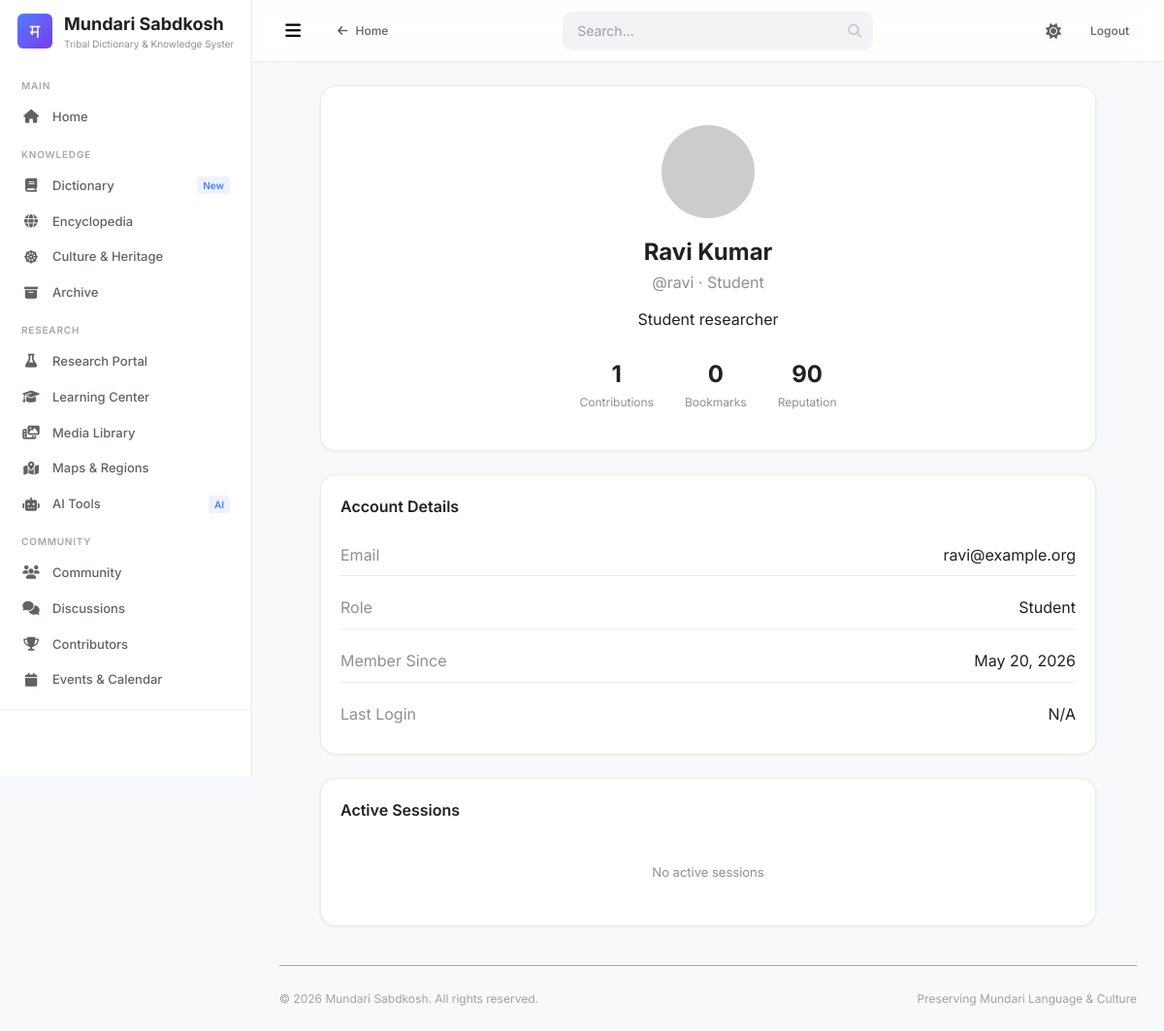
/profile.php (signed in), run on the app's committed database.
### tables this page shows
CREATE TABLE users (
    id INT UNSIGNED AUTO_INCREMENT PRIMARY KEY,
    username VARCHAR(50) NOT NULL UNIQUE,
    email VARCHAR(100) NOT NULL UNIQUE,
    password VARCHAR(255) NOT NULL,
    full_name VARCHAR(100),
    avatar VARCHAR(255),
    bio TEXT,
    role_id INT UNSIGNED DEFAULT 1,
    status ENUM('active', 'inactive', 'banned') DEFAULT 'active',
    email_verified_at TIMESTAMP NULL,
    remember_token VARCHAR(100),
    twofa_secret VARCHAR(255),
    twofa_enabled TINYINT(1) DEFAULT 0,
    reputation INT DEFAULT 0,
    contributions INT DEFAULT 0,
    last_login_at TIMESTAMP NULL,
    last_login_ip VARCHAR(45),
    created_at TIMESTAMP DEFAULT CURRENT_TIMESTAMP,
    updated_at TIMESTAMP DEFAULT CURRENT_TIMESTAMP ON UPDATE CURRENT_TIMESTAMP,
    FOREIGN KEY (role_id) REFERENCES roles(id)
);

CREATE TABLE roles (
    id INT UNSIGNED AUTO_INCREMENT PRIMARY KEY,
    name VARCHAR(50) NOT NULL UNIQUE,
    slug VARCHAR(50) NOT NULL UNIQUE,
    description TEXT,
    created_at TIMESTAMP DEFAULT CURRENT_TIMESTAMP
);

### includes/functions.php (called while the page is built, shortened)
<?php
function escape($str) {
    return htmlspecialchars($str, ENT_QUOTES | ENT_HTML5, 'UTF-8');
}
function formatDate($date, $format = 'M j, Y') {
    return date($format, strtotime($date));
}
function avatar($user, $size = 40) {
    $name = $user['full_name'] ?? $user['username'] ?? 'U';
    $initial = mb_strtoupper(mb_substr($name, 0, 1));
    $colors = ['#4f46e5','#0891b2','#7c3aed','#059669','#d97706','#dc2626','#db2777','#65a30d','#0d9488','#9333ea'];
    $color = $colors[crc32($name) % count($colors)];
    return "https://ui-avatars.com/api/?name=" . urlencode($initial) . "&background=" . urlencode($color) . "&color=fff&size={$size}";
}

### profile.php (the view, shortened to what this page needs)
<?php
require_once __DIR__ . '/header.php';
require_once __DIR__ . '/sidebar.php';
$db = db();
$stmt = $db->prepare("SELECT u.*, r.name as role_name
                      FROM users u JOIN roles r ON u.role_id = r.id
                      WHERE u.id = :id");
$stmt->execute(['id' => $_SESSION['user_id']]);
$userData = $stmt->fetch();
$stmt = $db->prepare("SELECT COUNT(*) FROM words WHERE submitted_by = :uid");
$stmt->execute(['uid' => $_SESSION['user_id']]);
$wordCount = $stmt->fetchColumn();
$stmt = $db->prepare("SELECT COUNT(*) FROM bookmarks WHERE user_id = :uid");
$stmt->execute(['uid' => $_SESSION['user_id']]);
$bookmarkCount = $stmt->fetchColumn();
$stmt = $db->prepare("SELECT * FROM user_sessions WHERE user_id = :uid AND is_active = 1 ORDER BY last_activity DESC");
$stmt->execute(['uid' => $_SESSION['user_id']]);
$sessions = $stmt->fetchAll();
?>
<div class="main-content">
    <nav class="top-navbar">
        <div class="navbar-left">
            <button class="sidebar-toggle hamburger-menu"><i class="fas fa-bars"></i></button>
            <a href="index.php" class="btn btn-ghost btn-sm"><i class="fas fa-arrow-left"></i> Home</a>
        </div>
        <div class="navbar-search">
            <input type="text" placeholder="Search...">
            <i class="fas fa-search search-icon"></i>
        </div>
        <div class="navbar-right">
            <button class="theme-switch"><i class="fas fa-moon"></i></button>
            <a href="logout.php" class="btn btn-ghost btn-sm">Logout</a>
        </div>
    </nav>
    <div class="page-content">
        <div style="max-width:800px;margin:0 auto;">
            <div class="card" style="text-align:center;padding:40px;margin-bottom:24px;">
                <img src="<?php echo avatar($userData, 96); ?>" alt="" style="width:96px;height:96px;border-radius:50%;margin:0 auto 16px;">
                <h1 style="font-size:24px;font-weight:700;"><?php echo escape($userData['full_name'] ?: $userData['username']); ?></h1>
                <p style="opacity:0.5;">@<?php echo escape($userData['username']); ?> &middot; <?php echo escape($userData['role_name']); ?></p>
                <?php if ($userData['bio']): ?>
                <p style="margin-top:12px;max-width:400px;margin-left:auto;margin-right:auto;"><?php echo escape($userData['bio']); ?></p>
                <?php endif; ?>
                <div style="display:flex;gap:32px;justify-content:center;margin-top:24px;">
                    <div>
                        <div style="font-size:24px;font-weight:700;"><?php echo $wordCount; ?></div>
                        <div style="font-size:12px;opacity:0.5;">Contributions</div>
                    </div>
                    <div>
                        <div style="font-size:24px;font-weight:700;"><?php echo $bookmarkCount; ?></div>
                        <div style="font-size:12px;opacity:0.5;">Bookmarks</div>
                    </div>
                    <div>
                        <div style="font-size:24px;font-weight:700;"><?php echo $userData['reputation']; ?></div>
                        <div style="font-size:12px;opacity:0.5;">Reputation</div>
                    </div>
                </div>
            </div>
            <div class="card" style="margin-bottom:24px;">
                <h3 style="font-size:16px;font-weight:600;margin-bottom:16px;">Account Details</h3>
                <div style="display:flex;flex-direction:column;gap:12px;">
                    <div style="display:flex;justify-content:space-between;padding:8px 0;border-bottom:1px solid var(--border-color);">
                        <span style="opacity:0.5;">Email</span>
                        <span><?php echo escape($userData['email']); ?></span>
                    </div>
                    <div style="display:flex;justify-content:space-between;padding:8px 0;border-bottom:1px solid var(--border-color);">
                        <span style="opacity:0.5;">Role</span>
                        <span><?php echo escape($userData['role_name']); ?></span>
                    </div>
                    <div style="display:flex;justify-content:space-between;padding:8px 0;border-bottom:1px solid var(--border-color);">
                        <span style="opacity:0.5;">Member Since</span>
                        <span><?php echo formatDate($userData['created_at']); ?></span>
                    </div>
                    <div style="display:flex;justify-content:space-between;padding:8px 0;">
                        <span style="opacity:0.5;">Last Login</span>
                        <span><?php echo $userData['last_login_at'] ? timeAgo($userData['last_login_at']) : 'N/A'; ?></span>
                    </div>
                </div>
            </div>
            <div class="card">
                <h3 style="font-size:16px;font-weight:600;margin-bottom:16px;">Active Sessions</h3>
                <?php if ($sessions): foreach ($sessions as $session): ?>
                <div style="display:flex;align-items:center;gap:12px;padding:12px 0;border-bottom:1px solid var(--border-color);">
                    <div style="width:36px;height:36px;border-radius:var(--radius-sm);background:var(--bg-tertiary);display:flex;align-items:center;justify-content:center;">
                        <i class="fas fa-<?php echo strtolower($session['device_name']) === 'mobile' ? 'mobile-alt' : 'desktop'; ?>"></i>
                    </div>
                    <div style="flex:1;">
                        <div style="font-size:13px;font-weight:500;"><?php echo escape($session['device_name'] ?: 'Unknown Device'); ?></div>
                        <div style="font-size:11px;opacity:0.5;"><?php echo escape($session['ip_address']); ?></div>
                    </div>
                    <span style="font-size:11px;opacity:0.4;"><?php echo timeAgo($session['last_activity']); ?></span>
                </div>
                <?php endforeach; else: ?>
                <div style="text-align:center;padding:24px;opacity:0.5;font-size:13px;">No active sessions</div>
                <?php endif; ?>
            </div>
        </div>
        <?php require_once __DIR__ . '/footer.php'; ?>
</body>
</html>

### assets/css/style.css (style rules this page uses)
:root { --font-primary: 'Inter', -apple-system, BlinkMacSystemFont, 'Segoe UI', sans-serif; --font-mono: 'JetBrains Mono', monospace; --sidebar-width: 260px; --sidebar-collapsed: 64px; --navbar-height: 64px; --radius-sm: 6px; --radius-md: 10px; --radius-lg: 16px; --radius-xl: 20px; --transition: 0.2s cubic-bezier(0.4, 0, 0.2, 1); }
*, *::before, *::after { margin: 0; padding: 0; box-sizing: border-box; }
html { scroll-behavior: smooth; -webkit-font-smoothing: antialiased; -moz-osx-font-smoothing: grayscale; }
body { font-family: var(--font-primary); line-height: 1.6; overflow-x: hidden; min-height: 100vh; }
a { text-decoration: none; color: inherit; }
img { max-width: 100%; height: auto; display: block; }
button { cursor: pointer; font-family: inherit; border: none; background: none; }
input, textarea, select { font-family: inherit; font-size: inherit; outline: none; }
.main-content { flex: 1; margin-left: var(--sidebar-width); padding-top: var(--navbar-height); transition: margin-left var(--transition); min-height: 100vh; }
.page-content { padding: 28px 32px; max-width: 1400px; }
.top-navbar { position: fixed; top: 0; right: 0; left: var(--sidebar-width); height: var(--navbar-height); display: flex; align-items: center; justify-content: space-between; padding: 0 24px; z-index: 100; backdrop-filter: blur(20px); -webkit-backdrop-filter: blur(20px); transition: left var(--transition); }
.navbar-left { display: flex; align-items: center; gap: 16px; }
.sidebar-toggle { width: 36px; height: 36px; display: flex; align-items: center; justify-content: center; border-radius: var(--radius-sm); transition: var(--transition); font-size: 18px; }
.navbar-search { position: relative; width: 420px; }
.navbar-search input { width: 100%; height: 40px; padding: 0 40px 0 14px; border-radius: var(--radius-md); font-size: 14px; transition: var(--transition); }
.navbar-search .search-icon { position: absolute; right: 12px; top: 50%; transform: translateY(-50%); font-size: 14px; opacity: 0.5; }
.navbar-right { display: flex; align-items: center; gap: 8px; }
.theme-switch { width: 36px; height: 36px; display: flex; align-items: center; justify-content: center; border-radius: var(--radius-sm); font-size: 16px; transition: var(--transition); }
.card { border-radius: var(--radius-lg); padding: 20px; transition: var(--transition); }
.btn { display: inline-flex; align-items: center; justify-content: center; gap: 8px; padding: 8px 18px; border-radius: var(--radius-sm); font-size: 13px; font-weight: 500; transition: var(--transition); white-space: nowrap; }
.btn-sm { padding: 5px 12px; font-size: 12px; }
.btn-ghost { background: transparent; }

### assets/css/light.css (style rules this page uses)
.light { --bg-primary: #f8f9fa; --bg-secondary: #ffffff; --bg-tertiary: #f1f3f4; --bg-card: #ffffff; --bg-hover: #f1f3f4; --bg-elevated: #ffffff; --text-primary: #202124; --text-secondary: #5f6368; --text-tertiary: #9aa0a6; --border-color: rgba(0, 0, 0, 0.08); --border-hover: rgba(0, 0, 0, 0.15); --accent-primary: #4f7eff; --accent-secondary: #7c3aed; --accent-tertiary: #06b6d4; --success: #22c55e; --warning: #f59e0b; --error: #ef4444; --info: #3b82f6; --glass-bg: rgba(255, 255, 255, 0.8); --glass-border: rgba(255, 255, 255, 0.9); --glass-shadow: 0 8px 32px rgba(0, 0, 0, 0.08); --shadow-sm: 0 1px 3px rgba(0, 0, 0, 0.06); --shadow-md: 0 4px 12px rgba(0, 0, 0, 0.08); --shadow-lg: 0 8px 32px rgba(0, 0, 0, 0.12); color-scheme: light; }
.light body { background: var(--bg-primary); color: var(--text-primary); }
.light .top-navbar { background: rgba(255, 255, 255, 0.85); border-bottom: 1px solid var(--border-color); }
.light .navbar-search input { background: var(--bg-tertiary); border: 1px solid transparent; color: var(--text-primary); }
.light .navbar-search input::placeholder { color: var(--text-tertiary); }
.light .navbar-search .search-icon { color: var(--text-tertiary); }
.light .theme-switch { color: var(--text-secondary); }
.light .card { background: var(--bg-card); border: 1px solid var(--border-color); box-shadow: var(--shadow-sm); }
.light .btn-ghost { color: var(--text-secondary); }

### assets/css/responsive.css (style rules this page uses)
@media (max-width: 1400px) { .page-content { padding: 24px 28px; } }
@media (max-width: 1200px) { .navbar-search { width: 320px; } }
.light .theme-switch .fa-sun { display: inline; }

### data on the page
users: full_name "Ravi Kumar", username "ravi", role.name "Student", bio "Student researcher", reputation "90", email "ravi@example.org", created_at "May 20, 2026"

### other printed values
$section['title'] "MAIN"
$item['label'] "Home"
$section['title'] "KNOWLEDGE"
$item['label'] "Dictionary"
$item['badge'] "New"
$item['label'] "Encyclopedia"
$item['label'] "Culture & Heritage"
$item['label'] "Archive"
$section['title'] "RESEARCH"
$item['label'] "Research Portal"
$item['label'] "Learning Center"
$item['label'] "Media Library"
$item['label'] "Maps & Regions"
$item['label'] "AI Tools"
$item['badge'] "AI"
